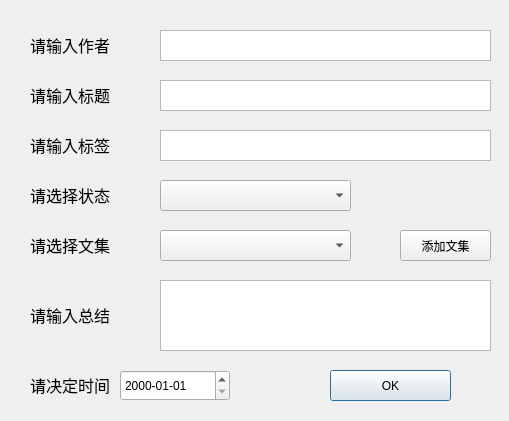
<?xml version="1.0" encoding="UTF-8"?>
<ui version="4.0">
 <class>GitBlog</class>
 <widget class="QDialog" name="GitBlog">
  <property name="geometry">
   <rect>
    <x>0</x>
    <y>0</y>
    <width>509</width>
    <height>421</height>
   </rect>
  </property>
  <property name="windowTitle">
   <string>Dialog</string>
  </property>
  <widget class="MyTextEdit" name="authorEdit">
   <property name="geometry">
    <rect>
     <x>160</x>
     <y>30</y>
     <width>331</width>
     <height>31</height>
    </rect>
   </property>
  </widget>
  <widget class="QLabel" name="label">
   <property name="geometry">
    <rect>
     <x>30</x>
     <y>30</y>
     <width>81</width>
     <height>31</height>
    </rect>
   </property>
   <property name="text">
    <string>&lt;html&gt;&lt;head/&gt;&lt;body&gt;&lt;p&gt;&lt;span style=&quot; font-size:12pt;&quot;&gt;请输入作者&lt;/span&gt;&lt;/p&gt;&lt;/body&gt;&lt;/html&gt;</string>
   </property>
  </widget>
  <widget class="QLabel" name="label_2">
   <property name="geometry">
    <rect>
     <x>30</x>
     <y>80</y>
     <width>81</width>
     <height>31</height>
    </rect>
   </property>
   <property name="text">
    <string>&lt;html&gt;&lt;head/&gt;&lt;body&gt;&lt;p&gt;&lt;span style=&quot; font-size:12pt;&quot;&gt;请输入标题&lt;/span&gt;&lt;/p&gt;&lt;/body&gt;&lt;/html&gt;</string>
   </property>
  </widget>
  <widget class="MyTextEdit" name="titleEdit">
   <property name="geometry">
    <rect>
     <x>160</x>
     <y>80</y>
     <width>331</width>
     <height>31</height>
    </rect>
   </property>
  </widget>
  <widget class="QLabel" name="label_3">
   <property name="geometry">
    <rect>
     <x>30</x>
     <y>130</y>
     <width>81</width>
     <height>31</height>
    </rect>
   </property>
   <property name="text">
    <string>&lt;html&gt;&lt;head/&gt;&lt;body&gt;&lt;p&gt;&lt;span style=&quot; font-size:12pt;&quot;&gt;请输入标签&lt;/span&gt;&lt;/p&gt;&lt;/body&gt;&lt;/html&gt;</string>
   </property>
  </widget>
  <widget class="MyTextEdit" name="tagsEdit">
   <property name="geometry">
    <rect>
     <x>160</x>
     <y>130</y>
     <width>331</width>
     <height>31</height>
    </rect>
   </property>
  </widget>
  <widget class="QComboBox" name="categoryCombo">
   <property name="geometry">
    <rect>
     <x>160</x>
     <y>230</y>
     <width>191</width>
     <height>31</height>
    </rect>
   </property>
  </widget>
  <widget class="QLabel" name="label_4">
   <property name="geometry">
    <rect>
     <x>30</x>
     <y>230</y>
     <width>81</width>
     <height>31</height>
    </rect>
   </property>
   <property name="text">
    <string>&lt;html&gt;&lt;head/&gt;&lt;body&gt;&lt;p&gt;&lt;span style=&quot; font-size:12pt;&quot;&gt;请选择文集&lt;/span&gt;&lt;/p&gt;&lt;/body&gt;&lt;/html&gt;</string>
   </property>
  </widget>
  <widget class="QComboBox" name="statusCombo">
   <property name="geometry">
    <rect>
     <x>160</x>
     <y>180</y>
     <width>191</width>
     <height>31</height>
    </rect>
   </property>
  </widget>
  <widget class="QLabel" name="label_5">
   <property name="geometry">
    <rect>
     <x>30</x>
     <y>180</y>
     <width>81</width>
     <height>31</height>
    </rect>
   </property>
   <property name="text">
    <string>&lt;html&gt;&lt;head/&gt;&lt;body&gt;&lt;p&gt;&lt;span style=&quot; font-size:12pt;&quot;&gt;请选择状态&lt;/span&gt;&lt;/p&gt;&lt;/body&gt;&lt;/html&gt;</string>
   </property>
  </widget>
  <widget class="QLabel" name="label_6">
   <property name="geometry">
    <rect>
     <x>30</x>
     <y>300</y>
     <width>81</width>
     <height>31</height>
    </rect>
   </property>
   <property name="text">
    <string>&lt;html&gt;&lt;head/&gt;&lt;body&gt;&lt;p&gt;&lt;span style=&quot; font-size:12pt;&quot;&gt;请输入总结&lt;/span&gt;&lt;/p&gt;&lt;/body&gt;&lt;/html&gt;</string>
   </property>
  </widget>
  <widget class="MyTextEdit" name="summaryEdit">
   <property name="geometry">
    <rect>
     <x>160</x>
     <y>280</y>
     <width>331</width>
     <height>71</height>
    </rect>
   </property>
  </widget>
  <widget class="QDateEdit" name="dateEdit">
   <property name="geometry">
    <rect>
     <x>120</x>
     <y>370</y>
     <width>110</width>
     <height>31</height>
    </rect>
   </property>
   <property name="displayFormat">
    <string>yyyy-MM-dd</string>
   </property>
   <property name="currentSectionIndex">
    <number>2</number>
   </property>
  </widget>
  <widget class="QLabel" name="label_7">
   <property name="geometry">
    <rect>
     <x>30</x>
     <y>370</y>
     <width>81</width>
     <height>31</height>
    </rect>
   </property>
   <property name="text">
    <string>&lt;html&gt;&lt;head/&gt;&lt;body&gt;&lt;p&gt;&lt;span style=&quot; font-size:12pt;&quot;&gt;请决定时间&lt;/span&gt;&lt;/p&gt;&lt;/body&gt;&lt;/html&gt;</string>
   </property>
  </widget>
  <widget class="QPushButton" name="OkButton">
   <property name="geometry">
    <rect>
     <x>330</x>
     <y>370</y>
     <width>121</width>
     <height>31</height>
    </rect>
   </property>
   <property name="text">
    <string>OK</string>
   </property>
  </widget>
  <widget class="QPushButton" name="addCategory">
   <property name="geometry">
    <rect>
     <x>400</x>
     <y>230</y>
     <width>91</width>
     <height>31</height>
    </rect>
   </property>
   <property name="text">
    <string>添加文集</string>
   </property>
  </widget>
 </widget>
 <customwidgets>
  <customwidget>
   <class>MyTextEdit</class>
   <extends>QTextEdit</extends>
   <header location="global">mytextedit.h</header>
  </customwidget>
 </customwidgets>
 <resources/>
 <connections/>
</ui>
